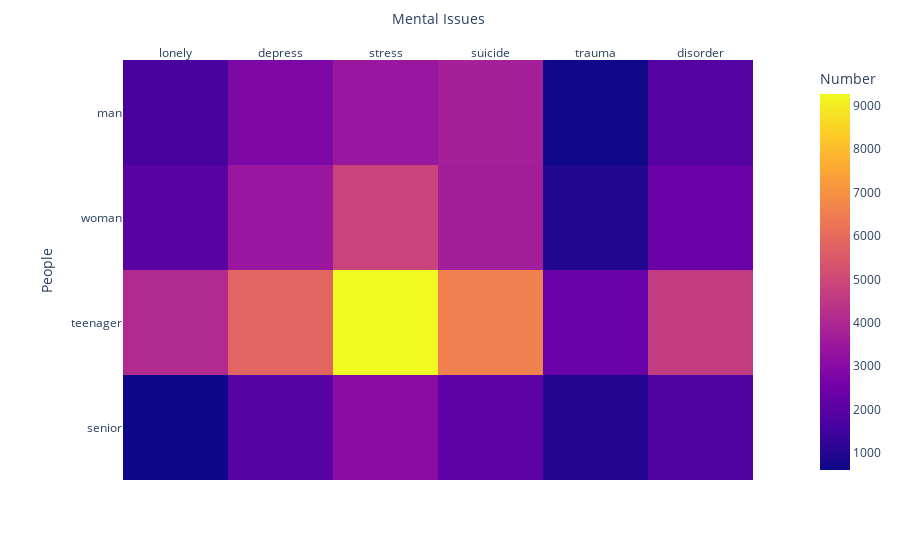

Notebook source saved alongside this figure:
### Markdown cell above
## 3.3 Heatmap
Let's look at the intersection of the above two results! We use a heatmap to display the affected number. Interestingly, stress is the most common mental problems affecting people of all ages, especially teenagers.

### Code cell
# Plot the heatmap using matrix_people * matrix_mental
import plotly.express as px
fig = px.imshow(matrix_people.dot(matrix_mental.T),
                labels=dict(x="Mental Issues", y="People", color="Number"),
                x=list(mental_types.keys()),
                y=list(people_types.keys())
               )
fig.update_xaxes(side="top")
fig.show()
fig.write_html("./result/heatmap.html")

### Figure 1 — Plotly figure (JSON) as saved in the notebook; plotly's stock layout.template omitted (floating-point values rounded to 4 significant figures)
{"data": [{"coloraxis": "coloraxis", "hovertemplate": "Mental Issues: %{x}<br>People: %{y}<br>Number: %{z}<extra></extra>", "name": "0", "type": "heatmap", "x": ["lonely", "depress", "stress", "suicide", "trauma", "disorder"], "xaxis": "x", "y": ["man", "woman", "teenager", "senior"], "yaxis": "y", "z": [[1613, 2790, 3433, 3745, 679, 1877], [1993, 3467, 4842, 3663, 944, 2349], [4077, 5821, 9265, 6586, 2274, 4622], [613, 1950, 3051, 2083, 1001, 1857]]}], "layout": {"coloraxis": {"colorbar": {"title": {"text": "Number"}}, "colorscale": [[0, "#0d0887"], [0.1111, "#46039f"], [0.2222, "#7201a8"], [0.3333, "#9c179e"], [0.4444, "#bd3786"], [0.5556, "#d8576b"], [0.6667, "#ed7953"], [0.7778, "#fb9f3a"], [0.8889, "#fdca26"], [1, "#f0f921"]]}, "margin": {"t": 60}, "xaxis": {"anchor": "y", "constrain": "domain", "domain": [0, 1], "scaleanchor": "y", "side": "top", "title": {"text": "Mental Issues"}}, "yaxis": {"anchor": "x", "autorange": "reversed", "constrain": "domain", "domain": [0, 1], "title": {"text": "People"}}}}
